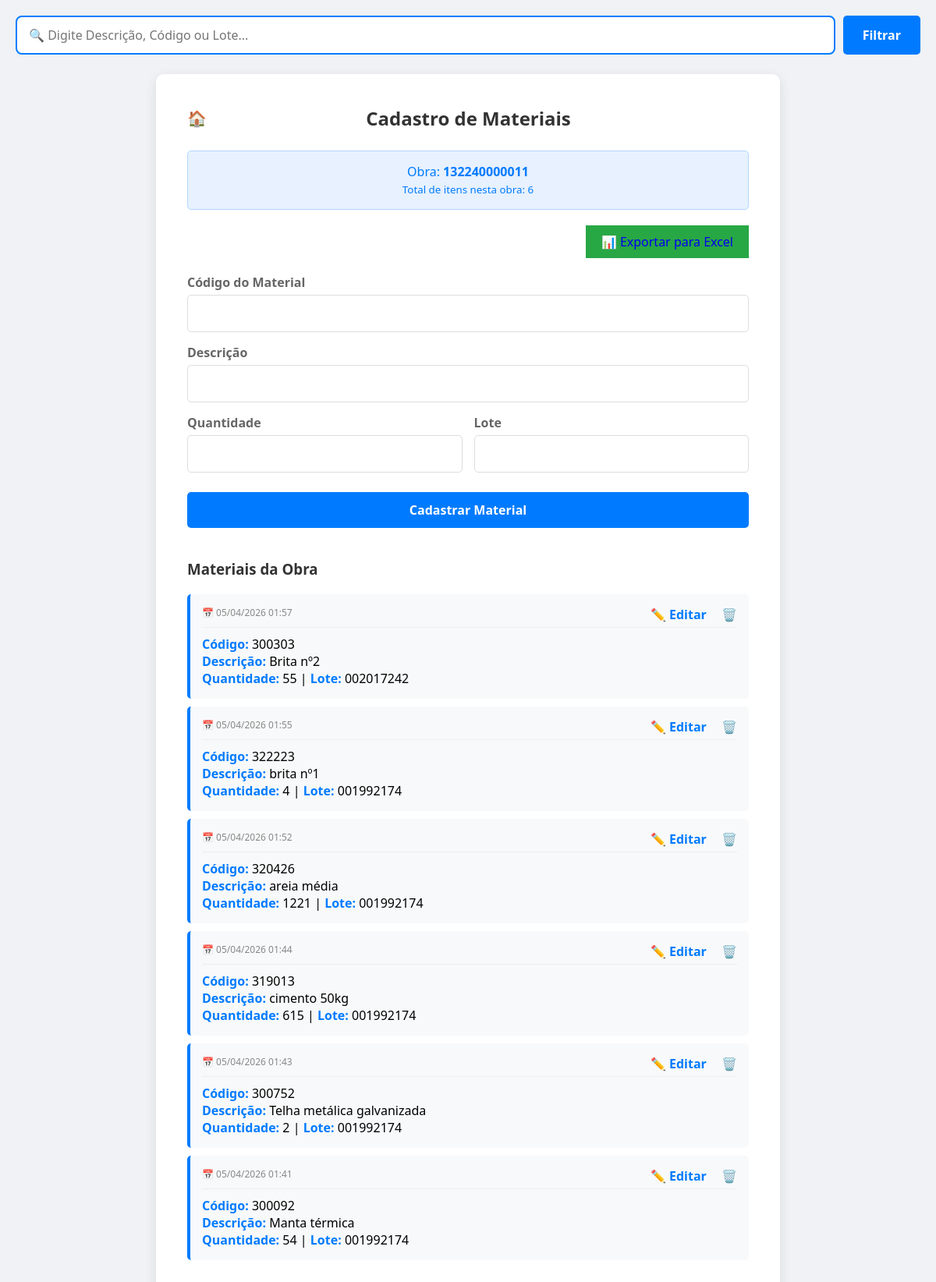
The page /materiais-cadastrados/?numero_obra=132240000011 on the database as committed earlier.
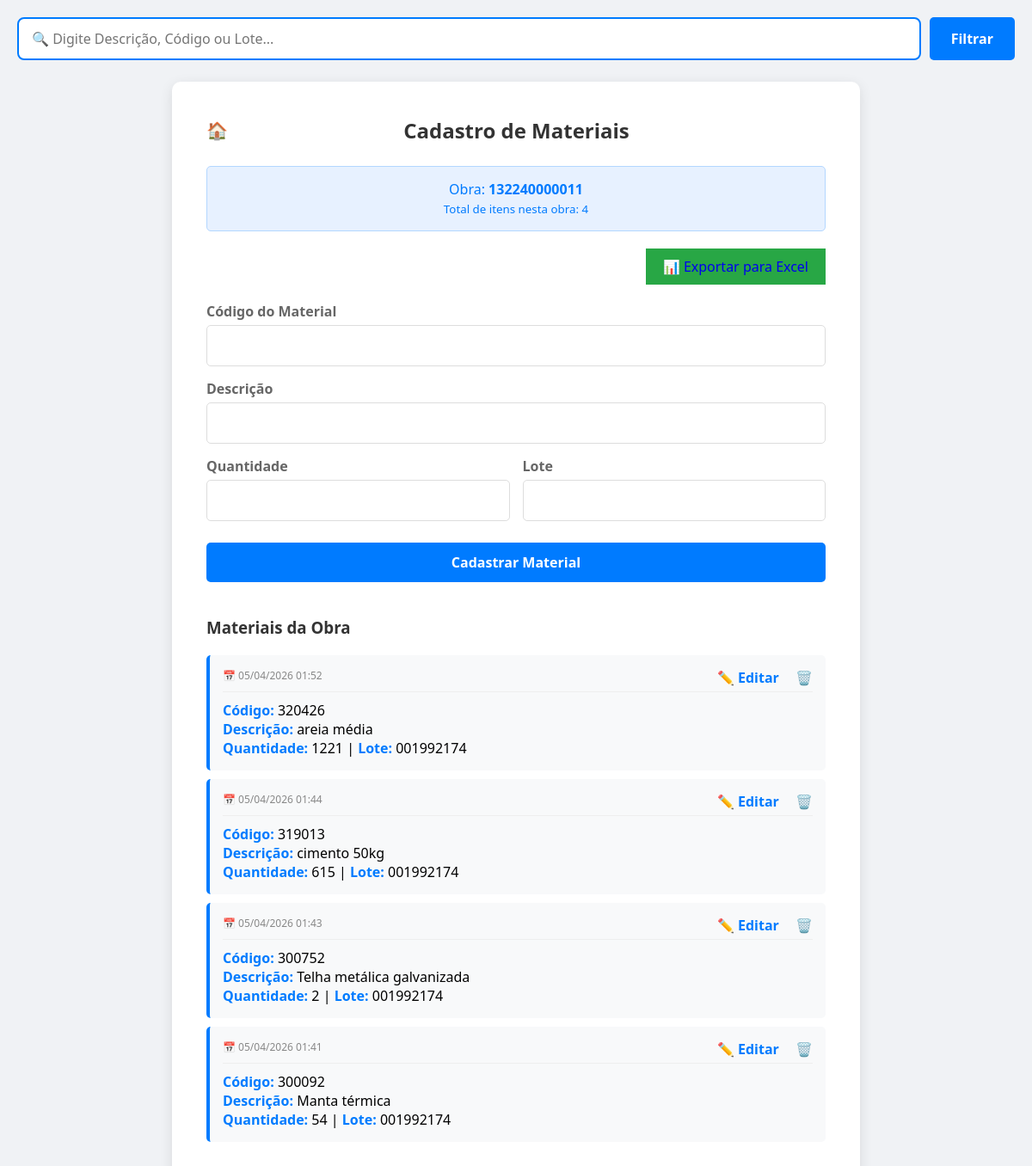
The same page on the database as committed later.
### cadastro/models.py (models this page shows, shortened)
class Material(models.Model):
    Obra = models.CharField(max_length=100, null=True, blank=True)
    Codigo = models.CharField(max_length=100)
    Descricao = models.TextField()
    Quantidade = models.IntegerField()
    Lote = models.CharField(max_length=100)
    Preco_Unitario = models.DecimalField(max_digits=10, decimal_places=2, default=0.00)
    data_criacao = models.DateTimeField(auto_now_add=True)

### cadastro/views.py (the view, shortened to what this page needs)
# urls.py: path('materiais-cadastrados/', views.materiais_cadastrados, name='materiais cadastrados'),
def materiais_cadastrados(request):
    numero_obra = request.GET.get('numero_obra') or request.POST.get('numero_obra')
    editar_id = request.GET.get('editar_id')
    material_editar = None
    if editar_id:
        material_editar = get_object_or_404(Material, id=editar_id)
    termo_busca = request.GET.get('busca', '').strip()
    query = Q(Obra=numero_obra)
    if termo_busca:
        query &= (
            Q(Descricao__icontains=termo_busca) |
            Q(Codigo__icontains=termo_busca) |
            Q(Lote__icontains=termo_busca)
        )
    materiais_da_obra = Material.objects.filter(query).order_by('-data_criacao')
    contexto = {
        'materiais': materiais_da_obra,
        'numero_obra': numero_obra,
        'material_editar': material_editar,
    }
    return render(request, 'materiais/materiais_cadastrados.html', contexto)

### cadastro/templates/materiais/materiais_cadastrados.html (shortened to what this page needs)
{% load static %}
<!DOCTYPE html>
<html lang="pt-BR">
<head>
    <link rel="stylesheet" href="{% static 'css/materiais.css' %}">
</head>
<div style="margin-bottom: 25px;">
    <form method="GET" action="{% url 'materiais cadastrados' %}" id="search-form">
        <div style="position: relative; display: flex; gap: 10px;">
            <input type="text"
                   name="busca"
                   id="search-input"
                   placeholder="🔍 Digite Descrição, Código ou Lote..."
                   value="{{ request.GET.busca }}"
                   style="width: 100%; padding: 12px 15px; border: 2px solid #007bff; border-radius: 8px; font-size: 16px; outline: none;">
            <button type="submit" class="btn-submit" style="width: auto; padding: 0 25px; margin-top: 0;">
                Filtrar
            </button>
        </div>
    </form>
</div>
<body>
    <div class="container">
        <div style="display: flex; justify-content: space-between; align-items: center; margin-bottom: 25px;">
            <a href="{% url 'home' %}" style="text-decoration: none; color: #666; font-size: 20px;">🏠</a>
            <h2 style="margin-bottom: 0;">Cadastro de Materiais</h2>
        </div>
        <div style="background-color: #e7f1ff; color: #007bff; padding: 15px; border-radius: 5px; text-align: center; margin-bottom: 20px; border: 1px solid #b3d7ff;">
            <p>Obra: <strong>{{ numero_obra }}</strong></p>
            <small>Total de itens nesta obra: {{ materiais.count }}</small>
        </div>
        <div style="margin-bottom: 20px; text-align: right;">
                <a href="{% url 'exportar_excel' numero_obra %}"
                class="btn-submit"
                style="background-color: #28a745; text-decoration: none; padding: 10px 20px; display: inline-block; width: auto;">
                📊 Exportar para Excel
                </a>
        </div>
        <div class="form-section">
            <form action="{% url 'materiais cadastrados' %}" method="POST">
                <div class="input-group">
                    <label for="codigo">Código do Material</label>
                    <input type="text" id="codigo" name="codigo" value="{{ material_editar.Codigo|default:'' }}" required>
                </div>
                <div class="input-group">
                    <label for="descricao">Descrição</label>
                    <input type="text" id="descricao" name="descricao" value="{{ material_editar.Descricao|default:'' }}" required>
                </div>
                <div style="display: flex; gap: 15px;">
                    <div class="input-group" style="flex: 1;">
                        <label for="quantidade">Quantidade</label>
                        <input type="number" id="quantidade" name="quantidade" value="{{ material_editar.Quantidade|default:'' }}" required>
                    </div>
                    <div class="input-group" style="flex: 1;">
                        <label for="lote">Lote</label>
                        <input type="number" step="0.01" id="lote" name="lote" value="{{ material_editar.Lote|default:''|stringformat:'.2f' }}" required>
                    </div>
                </div>
                <button type="submit" style="background-color: {% if material_editar %}#ffc107{% else %}#007bff{% endif %}; color: {% if material_editar %}#000{% else %}#fff{% endif %};">
                    {% if material_editar %}Confirmar Edição{% else %}Cadastrar Material{% endif %}
                </button>
            </form>
        </div>
        <div class="materials-list">
            <h3>Materiais da Obra</h3>
            {% for material in materiais %}
                <div class="material-item">
                    <div style="display: flex; justify-content: space-between; margin-bottom: 10px; border-bottom: 1px solid #eee; padding-bottom: 5px;">
                        <span style="color: #888; font-size: 12px;">📅 {{ material.data_criacao|date:"d/m/Y H:i" }}</span>
                        <div>
                            <a href="?numero_obra={{ numero_obra }}&editar_id={{ material.id }}"
                               style="color: #007bff; text-decoration: none; font-weight: bold; margin-right: 15px;">
                               ✏️ Editar
                            </a>
                            <a href="javascript:void(0)"
                            onclick="confirmarExclusao('{{ material.id }}', '{{ material.Descricao }}')"
                            style="color: #dc3545; text-decoration: none; font-weight: bold;">
                            🗑️
                            </a>
                        </div>
                    </div>
                    <p><strong>Código:</strong> {{ material.Codigo }}</p>
                    <p><strong>Descrição:</strong> {{ material.Descricao }}</p>
                    <p><strong>Quantidade:</strong> {{ material.Quantidade }} | <strong>Lote:</strong> {{ material.Lote }}</p>
                </div>
            {% empty %}
                <p style="text-align: center; color: #999;">Nenhum material cadastrado para esta obra.</p>
            {% endfor %}
        </div>
    </div>
</body>
</html>

### cadastro/static/css/materiais.css (style rules this page uses)
* { margin: 0; padding: 0; box-sizing: border-box; font-family: 'Segoe UI', Tahoma, Geneva, Verdana, sans-serif; }
body { background-color: #f0f2f5; padding: 20px; }
.container { max-width: 800px; margin: 0 auto; background-color: #fff; padding: 40px; border-radius: 10px; box-shadow: 0 4px 15px rgba(0, 0, 0, 0.1); }
h2 { text-align: center; color: #333; margin-bottom: 25px; }
.form-section { margin-bottom: 40px; }
.input-group { margin-bottom: 15px; }
.input-group label { display: block; margin-bottom: 5px; color: #666; font-weight: 600; }
.input-group input { width: 100%; padding: 12px; border: 1px solid #ddd; border-radius: 5px; font-size: 16px; }
button { width: 100%; padding: 12px; border: none; border-radius: 5px; background-color: #007bff; color: white; font-size: 16px; font-weight: bold; cursor: pointer; transition: background-color 0.3s; margin-top: 10px; }
.materials-list { margin-top: 40px; }
.materials-list h3 { color: #333; margin-bottom: 20px; }
.material-item { background-color: #f8f9fa; padding: 15px; border-radius: 5px; margin-bottom: 10px; border-left: 4px solid #007bff; }
.material-item strong { color: #007bff; }

Rows that differ between the two databases and show on the page:
removed Material: data_criacao "05/04/2026 01:57", Codigo "300303", Descricao "Brita nº2", Quantidade "55", Lote "002017242"
removed Material: data_criacao "05/04/2026 01:55", Codigo "322223", Descricao "brita nº1", Quantidade "4", Lote "001992174"
Other text that changed with them:
{{ materiais.count }}: "6" → "4"
